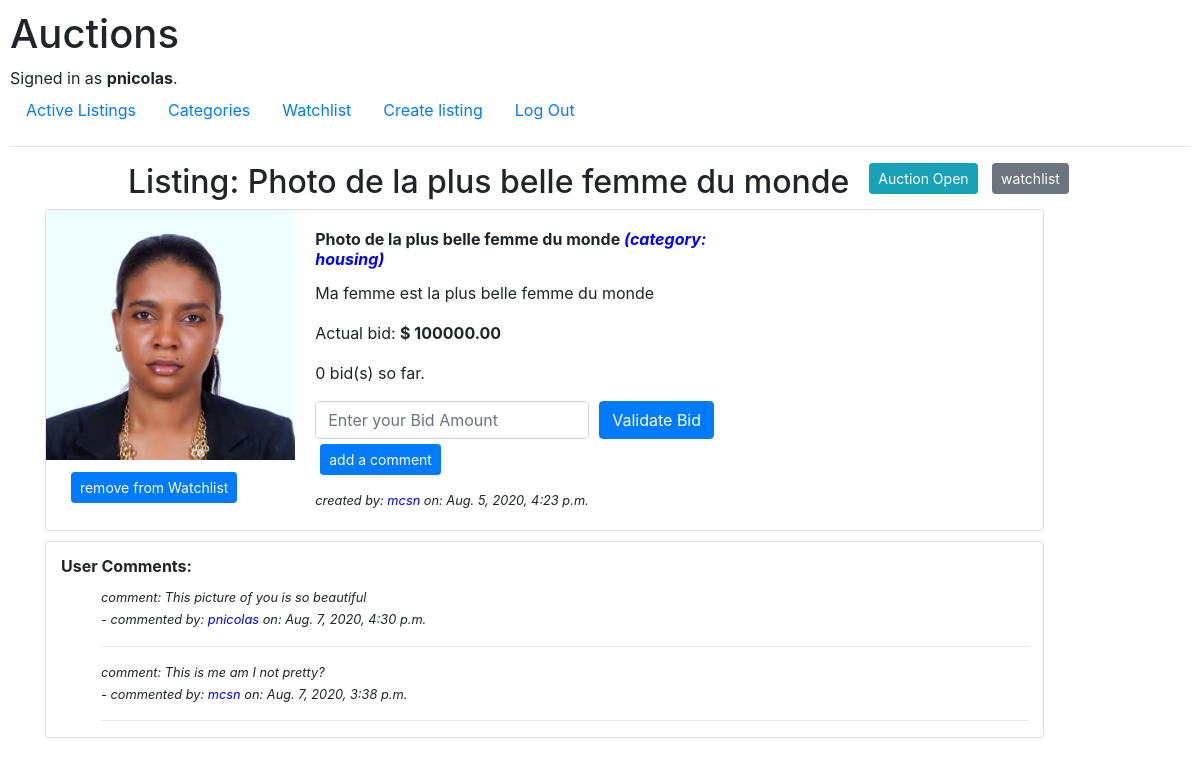
Page /listing/5 (signed in) on the earlier database version.
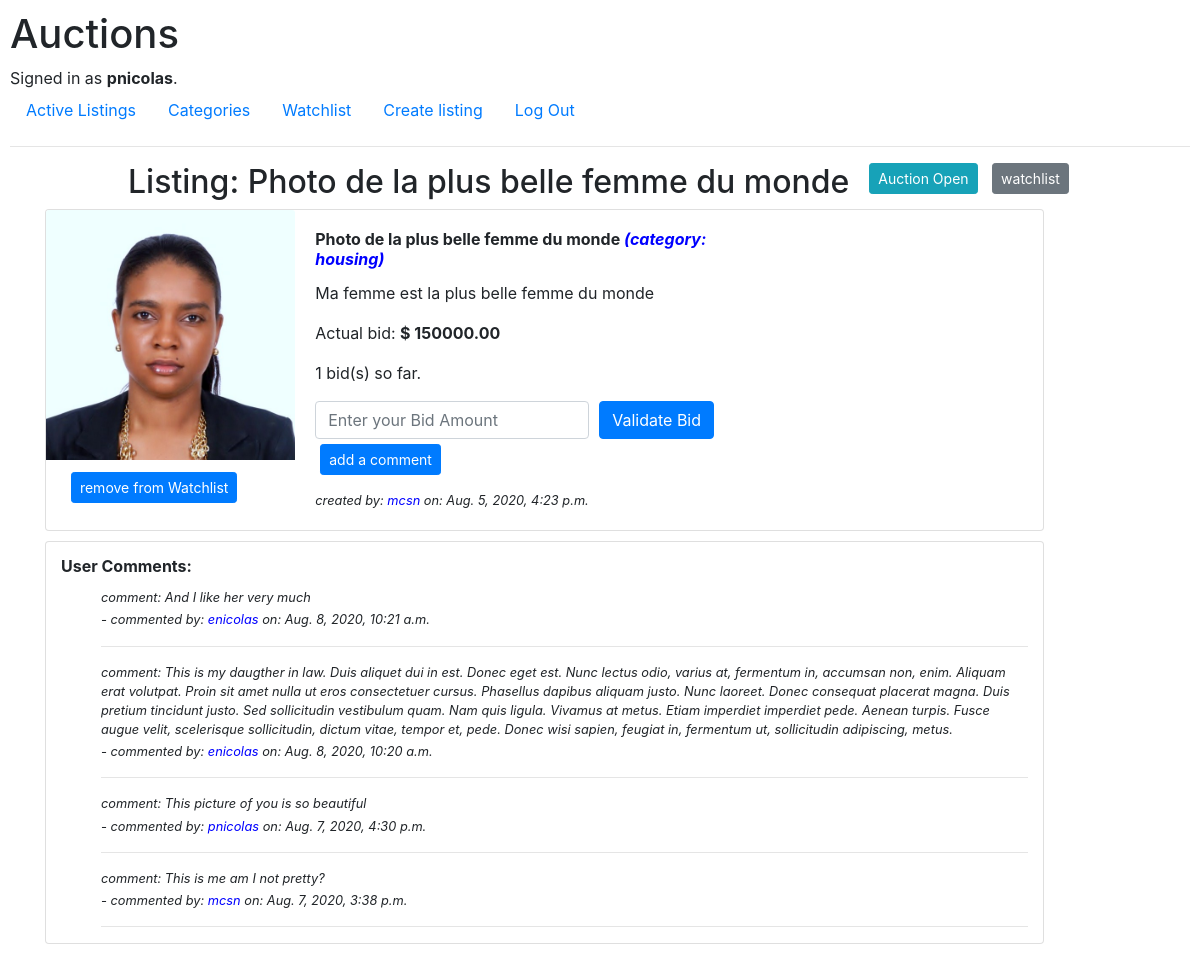
Same page on the later database version.
### auctions/models.py (models this page shows)
class Listing(models.Model):
    title = models.CharField(max_length=64)
    listing_desc = models.TextField()
    listing_img = models.ImageField(upload_to='listing_images', default=None, blank=True, null=True)
    cat_id = models.ForeignKey(Category, default = 1, on_delete=models.CASCADE)
    starting_price = models.DecimalField(decimal_places=2, max_digits=10, default = 0)
    created_at = models.DateTimeField(auto_now_add=True)
    updated_at = models.DateTimeField(auto_now=True)
    listing_open = models.BooleanField(default=True)
    listing_owner = models.ForeignKey(User, null=True , on_delete=models.CASCADE, related_name='owner')
    listing_winner = models.ForeignKey(User, on_delete=models.CASCADE, blank=True, null=True, related_name='winner')
    listing_final_price = models.DecimalField(decimal_places=2, max_digits=10, default = 0)
    def __str__(self):
        return f"title: {self.title} category: {self.cat_id}"

class UserComment(models.Model):
    listing_id = models.ForeignKey(Listing, on_delete=models.CASCADE)
    user = models.ForeignKey(User, on_delete=models.CASCADE)
    user_comment = models.TextField()
    comment_at = models.DateTimeField(auto_now_add=True)
    def __str__(self):
        return f"user: {self.user} comment at: {self.comment_at}"

class User(AbstractUser):
    pass

### auctions/views.py (the view)
# urls.py: path("listing/<int:listing_id>", views.listing_view, name="listing"),
def listing_view(request, listing_id):
    in_wl = False #is in watchlist
    owner = False #is owner of the listing
    can_close = False # the owner can close the auction
    you_are_on_top = False
    try:
        listing = Listing.objects.get(pk=listing_id)
    except Listing.DoesNotExist:
        raise Http404("Listing not found.")
    try:
        watchlist = Watchlist.objects.get(username=request.user, listing_id=listing_id)
        in_wl = watchlist.in_watchlist
    except Watchlist.DoesNotExist:
        in_wl = False
    listing=Listing.objects.get(pk=listing_id)
    print('listing: ',listing)
    print('listing.listing_owner: ', listing.listing_owner)
    category = Category.objects.get(cat_name=listing.cat_id)
    print('category: ', category.cat_name)
    if listing.listing_owner == request.user and listing.listing_open == True:
        owner = True
        can_close = True
    print('owner: ', owner)
    print('can_close: ', can_close)
    starting_price = listing.starting_price
    print("sarting Price: ", starting_price)
    bid_max = Bid.objects.all().filter(listing_id=listing_id).aggregate(Max('user_bid'))
    print('bid_max: ', bid_max)
    if (bid_max['user_bid__max'] == None):
        highest_bid = starting_price
    else:
        highest_bid=bid_max['user_bid__max']
    print('highest bid: ', highest_bid)
    your_actual_max = Bid.objects.all().filter(listing_id=listing_id, user=request.user).aggregate(Max('user_bid'))
    print('your_actual_max: ', your_actual_max)
    your_max_bid = your_actual_max['user_bid__max']
    if your_max_bid == None:
        your_max_bid = 0
    print('your max bid:', your_max_bid)
    if your_max_bid == highest_bid:
        you_are_on_top = True
    bid_count = Bid.objects.all().filter(listing_id=listing_id).count()
    print('bid count: ', bid_count)
    message =''
    user_comments = UserComment.objects.filter(listing_id=listing_id).order_by('comment_at').reverse()
    print(user_comments)
    if request.method == 'POST':
            bform = BidForm(request.POST, request.FILES)
            if bform.is_valid():
                b = bform.save(commit=False)
                b.bid_at = datetime.now()
                b.listing_id = Listing.objects.get(pk=listing_id)
                b.user=request.user
                b.bid_status =True
                if highest_bid < b.user_bid:
                    b.save()
                    highest_bid = b.user_bid
                    you_are_on_top = True
                    bid_count = bid_count + 1
                    bform = BidForm()
                    return render(request,'auctions/listing.html', {
                        "listing": listing,
                        "bid_count": bid_count,
                        "highest_bid": highest_bid,
                        "in_wl" : in_wl,
                        "bform" : bform,
                        "message" : message,
                        "owner": owner,
                        "can_close" : can_close,
                        "category" : category.cat_name,
                        "user_comments" : user_comments,
                        "you_are_on_top" : you_are_on_top,
                        })
                else:
                    message = str('{0:.2g}'. format(b.user_bid)) + ' is lower than highest bid'
                    bform = BidForm()
                    return render(request, "auctions/listing.html", {
                        "listing": listing,
                        "bid_count": bid_count,
                        "highest_bid": highest_bid,
                        "in_wl" : in_wl,
                        "bform" : bform,
                        "message" : message,
                        "owner": owner,
                        "can_close" : can_close,
                        "category" : category.cat_name,
                        "you_are_on_top" : you_are_on_top,
                    })
    else:
        listing = Listing.objects.get(pk=listing_id)
        if listing.listing_open == True and listing.listing_owner != request.user:
            bform = BidForm()
        else:
            bform = ''
        return render(request, "auctions/listing.html", {
            "listing": listing,
            "bid_count": bid_count,
            "highest_bid": highest_bid,
            "in_wl" : in_wl,
            "bform" : bform,
            "message" : message,
            "owner": owner,
            "can_close" : can_close,
            "category" : category.cat_name,
            "user_comments" : user_comments,
            "you_are_on_top" : you_are_on_top,
            })

### auctions/forms.py
class BidForm(forms.ModelForm):
    class Meta:
        model = Bid
        fields = ['user_bid']
        labels = {'user_bid': ''}
        widgets = {
            'user_bid' : forms.TextInput(attrs={'class' : 'form-control', 'placeholder': 'Enter your Bid Amount', 'default': ''})
            }

### auctions/models.py (called while the page is built)
    def __str__(self):
        return f"{self.cat_name}"

### auctions/templates/auctions/listing.html (shortened to what the changed rows need)
{% extends 'auctions/layout.html' %}
{% block body %}
<div>
    <div class="float-left" style="margin-left: 10%; margin-right:20px">
        <h2>Listing: {{listing.title}}</h2>
    </div>
</div>
<div class="container bcontent">
    <div class="card" style="margin-bottom: 10px; width: 90%">
        <div class="row no-gutters">
            <div class="col-sm-9 col-md-3">
                <a href="{% url 'watchlist' listing.id %}"><img class="card-img-top" src="{{ listing.listing_img.url }}" alt="{{ listing.title }}"></a>
            </div>
            <div class="col-sm-3 col-md-6 d-flex flex-column">
                <div class="card-body ">
                    <h6 class="card-title font-weight-bold">{{ listing.title }}   <span style="color:blue; font-style: italic" >(category: {{ category }})</span></h6>
                    <p class="card-text">{{ listing.listing_desc }}</p>
                    <p>Actual bid: <strong>$ {{ highest_bid|floatformat:2 }}</strong></p>
                    <p>
                        {{ bid_count }} bid(s) so far.
                    </p>
                    <form method = "post" enctype="multipart/form-data">
                        <div class="float-left">
                        </div>
                        {% if listing.listing_open and listing.listing_owner != request.user %}
                            <button class="btn btn-primary" style="margin-left : 10px" type="submit">Validate Bid</button>
                        {% endif %}
                        <div>
                        </div>
                    </form>
                    <p class="card-text small"><i>created by: <span style="color:blue">{{ listing.listing_owner}}</span>  on: {{ listing.created_at }}</i></p>
                </div>
            </div>
        </div>
    </div>
</div>
<div class="container">
    <div class="card" style="width: 90%">
        <div class="col-sm-12 col-md-12">
            <div class="column no-gutters" style="margin-left: 40px">
                {% for user_comment in user_comments %}
                    <div style="margin-left: 60; margin-inline: 0px; padding-inline: 0px;">
                        <p class="card-text small"><i>comment: {{user_comment.user_comment}}</i></p>
                    </div>
                    <p class="card-text small" style="padding-top: 3px;"><i> - commented by: <span style="color:blue">{{user_comment.user}}</span>  on: {{ user_comment.comment_at }}</i></p>
                <hr/>
                {% empty %}
                    <p class="card-text small"><i>No user has plublished any comment so far</i></p>
                {% endfor %}
            </div>
        </div>
    </div>
</div>
{% endblock body %}

Differences in the rows shown:
shown differently, row unchanged: Listing "Photo de la plus belle femme du monde": starting_price "100000.00" → (not shown)
added UserComment: user_comment "And I like her very much", user "enicolas", comment_at "Aug. 8, 2020, 10:21 a.m."
added UserComment: user_comment "This is my daugther in law. Duis aliquet dui in est. Donec eget est. Nunc lectus odio, varius at, fermentum in, accumsan non, enim. Aliquam erat volutpat. Proin sit amet nulla ut eros consectetuer cursus. Phasellus dapibus aliquam justo. Nunc laoreet. Donec consequat placerat magna. Duis pretium tincidunt justo. Sed sollicitudin vestibulum quam. Nam quis ligula. Vivamus at metus. Etiam imperdiet imperdiet pede. Aenean turpis. Fusce augue velit, scelerisque sollicitudin, dictum vitae, tempor et, pede. Donec wisi sapien, feugiat in, fermentum ut, sollicitudin adipiscing, metus.", user "enicolas", comment_at "Aug. 8, 2020, 10:20 a.m."
Other differences:
{{ highest_bid|floatformat:2 }}: (not shown) → "150000.00"
{{ bid_count }}: "0" → "1"
